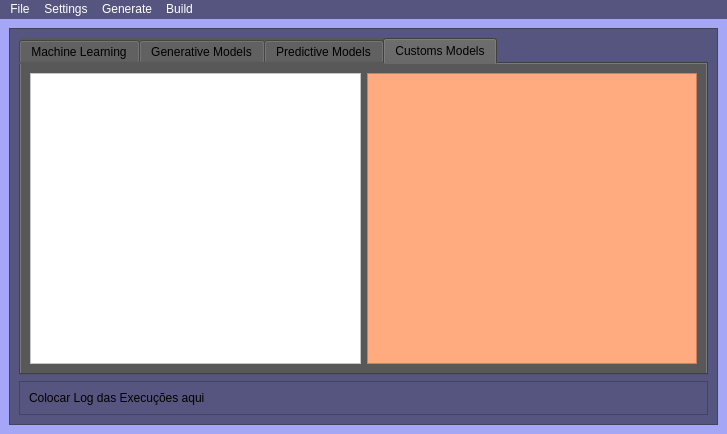
<?xml version="1.0" encoding="UTF-8"?>
<ui version="4.0">
 <class>MainWindow</class>
 <widget class="QMainWindow" name="MainWindow">
  <property name="geometry">
   <rect>
    <x>0</x>
    <y>0</y>
    <width>727</width>
    <height>434</height>
   </rect>
  </property>
  <property name="windowTitle">
   <string>AI_Palace</string>
  </property>
  <property name="styleSheet">
   <string notr="true">background-color: rgb(166, 166, 247);</string>
  </property>
  <widget class="QWidget" name="centralwidget">
   <layout class="QVBoxLayout" name="verticalLayout">
    <item>
     <widget class="QFrame" name="frame">
      <property name="styleSheet">
       <string notr="true">background-color: rgb(85, 85, 127);</string>
      </property>
      <property name="frameShape">
       <enum>QFrame::StyledPanel</enum>
      </property>
      <property name="frameShadow">
       <enum>QFrame::Raised</enum>
      </property>
      <layout class="QVBoxLayout" name="verticalLayout_2">
       <item>
        <widget class="QTabWidget" name="tabWidget">
         <property name="styleSheet">
          <string notr="true">background-color: rgb(88, 88, 88);</string>
         </property>
         <property name="currentIndex">
          <number>3</number>
         </property>
         <widget class="QWidget" name="tab_ML">
          <attribute name="title">
           <string>Machine Learning</string>
          </attribute>
         </widget>
         <widget class="QWidget" name="tab_G">
          <attribute name="title">
           <string>Generative Models</string>
          </attribute>
         </widget>
         <widget class="QWidget" name="tab_PM">
          <attribute name="title">
           <string>Predictive Models</string>
          </attribute>
         </widget>
         <widget class="QWidget" name="tab_CM">
          <attribute name="title">
           <string>Customs Models</string>
          </attribute>
          <layout class="QHBoxLayout" name="horizontalLayout">
           <item>
            <widget class="QFrame" name="frame_2">
             <property name="styleSheet">
              <string notr="true">background-color: rgb(255, 255, 255);</string>
             </property>
             <property name="frameShape">
              <enum>QFrame::StyledPanel</enum>
             </property>
             <property name="frameShadow">
              <enum>QFrame::Raised</enum>
             </property>
            </widget>
           </item>
           <item>
            <widget class="QFrame" name="frame_3">
             <property name="styleSheet">
              <string notr="true">background-color: rgb(255, 170, 127);</string>
             </property>
             <property name="frameShape">
              <enum>QFrame::StyledPanel</enum>
             </property>
             <property name="frameShadow">
              <enum>QFrame::Raised</enum>
             </property>
            </widget>
           </item>
          </layout>
         </widget>
        </widget>
       </item>
       <item>
        <widget class="QFrame" name="frame_4">
         <property name="frameShape">
          <enum>QFrame::StyledPanel</enum>
         </property>
         <property name="frameShadow">
          <enum>QFrame::Raised</enum>
         </property>
         <layout class="QHBoxLayout" name="horizontalLayout_2">
          <item>
           <widget class="QLabel" name="label">
            <property name="text">
             <string>Colocar Log das Execuções aqui</string>
            </property>
           </widget>
          </item>
         </layout>
        </widget>
       </item>
      </layout>
     </widget>
    </item>
   </layout>
  </widget>
  <widget class="QMenuBar" name="menubar">
   <property name="geometry">
    <rect>
     <x>0</x>
     <y>0</y>
     <width>727</width>
     <height>21</height>
    </rect>
   </property>
   <property name="styleSheet">
    <string notr="true">background-color: rgb(85, 85, 127);
color: rgb(255, 255, 255);</string>
   </property>
   <widget class="QMenu" name="menuFile">
    <property name="title">
     <string>File</string>
    </property>
   </widget>
   <widget class="QMenu" name="menuSettings">
    <property name="title">
     <string>Settings</string>
    </property>
   </widget>
   <widget class="QMenu" name="menuGenerate">
    <property name="title">
     <string>Generate</string>
    </property>
   </widget>
   <widget class="QMenu" name="menuBuild">
    <property name="title">
     <string>Build</string>
    </property>
   </widget>
   <addaction name="menuFile"/>
   <addaction name="menuSettings"/>
   <addaction name="menuGenerate"/>
   <addaction name="menuBuild"/>
  </widget>
 </widget>
 <resources/>
 <connections/>
</ui>
